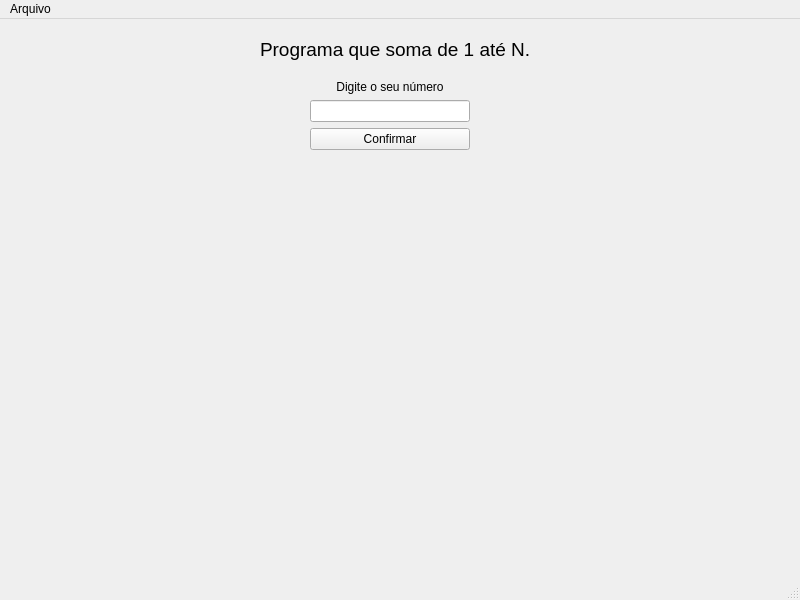
<?xml version="1.0" encoding="UTF-8"?>
<ui version="4.0">
 <class>MainWindow</class>
 <widget class="QMainWindow" name="MainWindow">
  <property name="geometry">
   <rect>
    <x>0</x>
    <y>0</y>
    <width>800</width>
    <height>600</height>
   </rect>
  </property>
  <property name="windowTitle">
   <string>MainWindow</string>
  </property>
  <widget class="QWidget" name="centralwidget">
   <widget class="QWidget" name="verticalLayoutWidget">
    <property name="geometry">
     <rect>
      <x>310</x>
      <y>60</y>
      <width>160</width>
      <height>105</height>
     </rect>
    </property>
    <layout class="QVBoxLayout" name="verticalLayout">
     <item>
      <widget class="QLabel" name="label_2">
       <property name="text">
        <string>Digite o seu número</string>
       </property>
       <property name="alignment">
        <set>Qt::AlignCenter</set>
       </property>
      </widget>
     </item>
     <item>
      <widget class="QLineEdit" name="lineEdit"/>
     </item>
     <item>
      <widget class="QPushButton" name="pushButton">
       <property name="text">
        <string>Confirmar</string>
       </property>
      </widget>
     </item>
     <item>
      <widget class="QLabel" name="label_3">
       <property name="font">
        <font>
         <pointsize>18</pointsize>
        </font>
       </property>
       <property name="text">
        <string/>
       </property>
       <property name="alignment">
        <set>Qt::AlignCenter</set>
       </property>
      </widget>
     </item>
    </layout>
   </widget>
   <widget class="QLabel" name="label">
    <property name="geometry">
     <rect>
      <x>260</x>
      <y>10</y>
      <width>271</width>
      <height>41</height>
     </rect>
    </property>
    <property name="font">
     <font>
      <pointsize>14</pointsize>
     </font>
    </property>
    <property name="text">
     <string>Programa que soma de 1 até N.</string>
    </property>
   </widget>
  </widget>
  <widget class="QMenuBar" name="menubar">
   <property name="geometry">
    <rect>
     <x>0</x>
     <y>0</y>
     <width>800</width>
     <height>21</height>
    </rect>
   </property>
   <widget class="QMenu" name="menuArquivo">
    <property name="title">
     <string>Arquivo</string>
    </property>
    <addaction name="actionAbrir"/>
    <addaction name="actionNovo"/>
    <addaction name="actionSalvar"/>
    <addaction name="actionSair"/>
   </widget>
   <addaction name="menuArquivo"/>
  </widget>
  <widget class="QStatusBar" name="statusbar"/>
  <action name="actionSalvar">
   <property name="text">
    <string>Salvar</string>
   </property>
  </action>
  <action name="actionSair">
   <property name="text">
    <string>Sair</string>
   </property>
  </action>
  <action name="actionNovo">
   <property name="text">
    <string>Novo</string>
   </property>
  </action>
  <action name="actionAbrir">
   <property name="text">
    <string>Abrir</string>
   </property>
  </action>
 </widget>
 <resources/>
 <connections/>
</ui>
